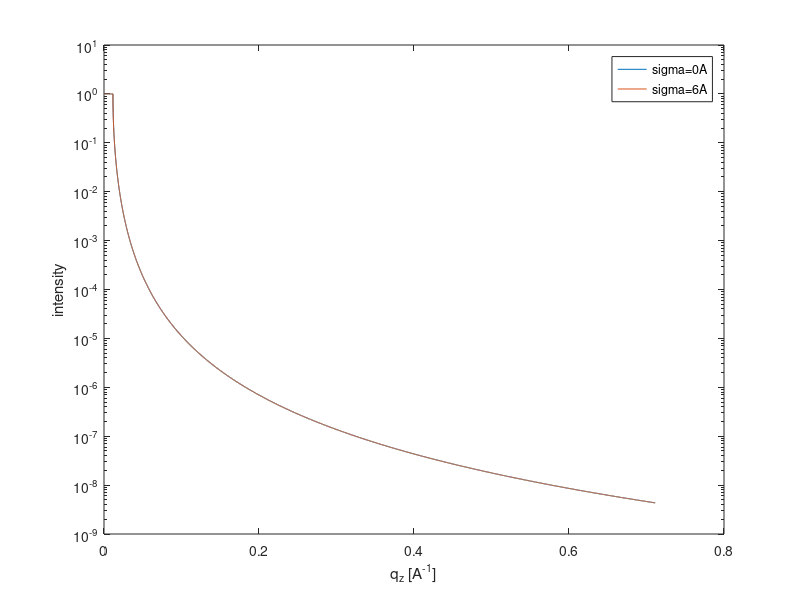

This figure's MATLAB source: (Note: this script raises an error after producing the figure.)
%%%%%%%%%%%%%%%%%%%%%%%% 
clear all 
%Brechungsindex 
n1=1; %Luft 
n2=1-1e-6; %Schicht 
n3=1-1e-6; %Substrat 
%%%%%%%%%%%%%%%%%%%%%% 
%Rauigkeit 
sigma1=0; %Schicht

sigma2=6e-10; %Substrat 
%%%%%%%%%%%%%%%%%%%%%%%% 
%Schichtdicke 
z2=0; 
%Einfallswinkel 
ai=(0:0.0005:5)*pi/180; 
%Wellenvektorübertrag 
qz=4*pi/1.54*sin(ai); 
%Betrag des Wellenvektors 
k=2*pi/1.54*1e10; 
%z-Komponenten 
kz1=k*sqrt(n1^2-cos(ai).^2); 
kz2=k*sqrt(n2^2-cos(ai).^2); 
kz3=k*sqrt(n3^2-cos(ai).^2); 
%modifizierte Fresnelkoeffizienten 
r12=(kz1-kz2)./(kz1+kz2).*exp(-2*kz1.*kz2*sigma1^2); 
r23=(kz2-kz3)./(kz2+kz3).*exp(-2*kz2.*kz3*sigma2^2);
x2=r23; 
x1=(r12+x2)./(1+r12.*x2); 

%sigma2=6e-10;
r23=(kz2-kz3)./(kz2+kz3).*exp(-2*kz2.*kz3*sigma2^2);
x2=r23; 
x1_new=(r12+x2)./(1+r12.*x2); 


semilogy(qz,abs(x1).^2,qz,abs(x1_new).^2);
xlabel('q_z [A^{-1}]'); 
ylabel('intensity'); 
legend('sigma=0A','sigma=6A');
set au replot 
%%%%%%%%%%%%%%%%%%